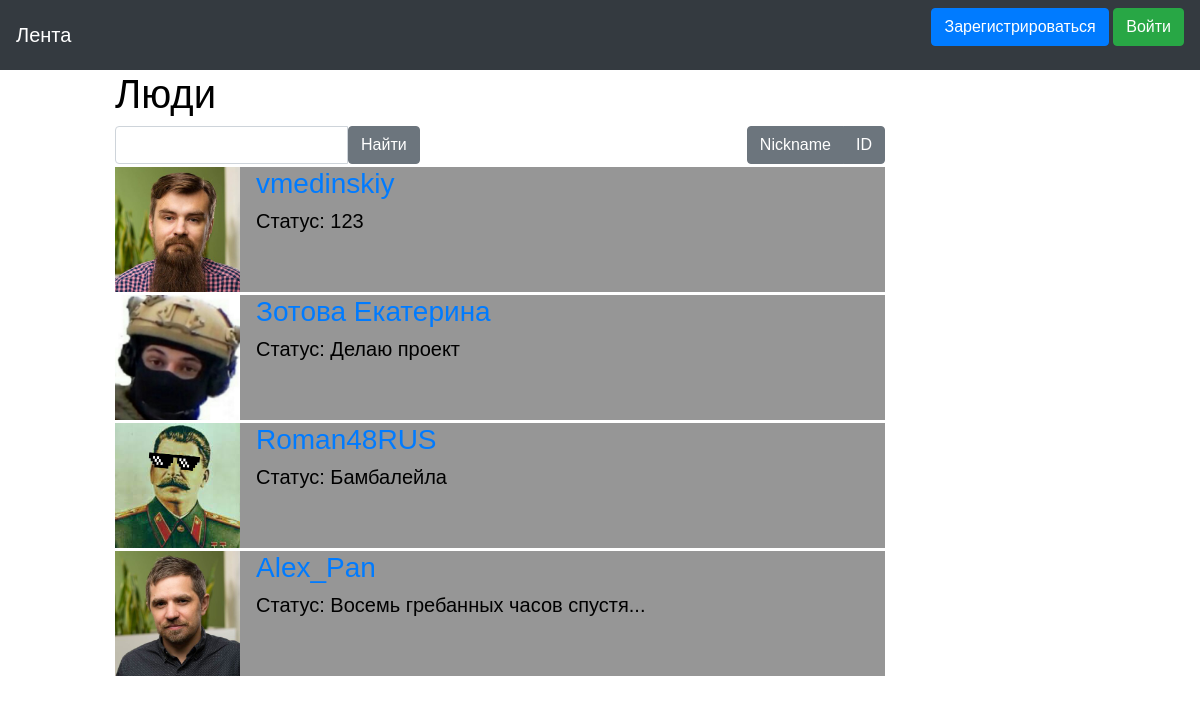
The app's page /people, older data.
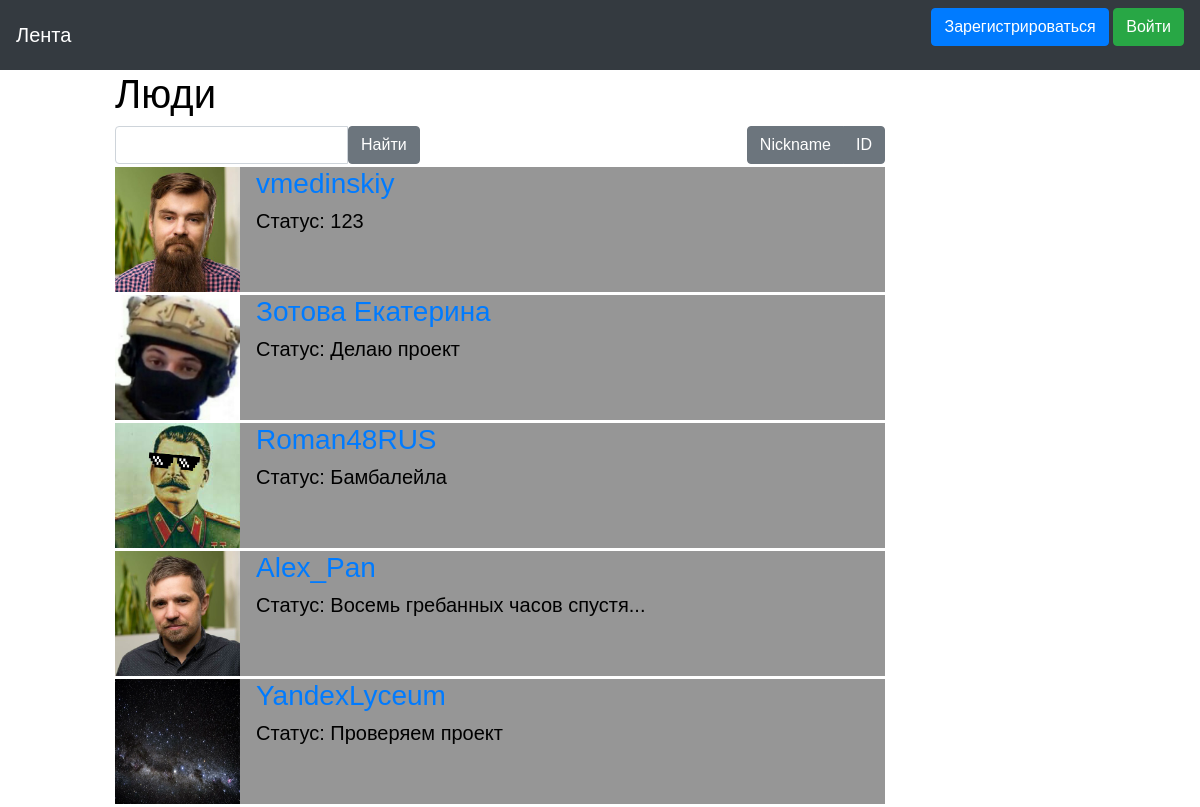
The same page, newer data.
### data/users.py (models this page shows, shortened)
class User(SqlAlchemyBase, UserMixin, SerializerMixin):
    __tablename__ = 'users'
    id = sqlalchemy.Column(sqlalchemy.Integer,
                           primary_key=True, autoincrement=True)
    name = sqlalchemy.Column(sqlalchemy.String, nullable=True)
    status = sqlalchemy.Column(sqlalchemy.String, nullable=True)
    email = sqlalchemy.Column(sqlalchemy.String,
                              index=True, unique=True, nullable=True)
    hashed_password = sqlalchemy.Column(sqlalchemy.String, nullable=True)
    created_date = sqlalchemy.Column(sqlalchemy.DateTime,
                                     default=datetime.datetime.now)
    friends = sqlalchemy.Column(sqlalchemy.String, nullable=True)
    avatar = sqlalchemy.Column(sqlalchemy.String,
                               default='/static/img/backgrounds/default.png')
    liked_news = sqlalchemy.Column(sqlalchemy.VARCHAR, nullable=True)
    liked_photos = sqlalchemy.Column(sqlalchemy.VARCHAR, nullable=True)
    background = sqlalchemy.Column(sqlalchemy.String, default='/static/img/backgrounds/default.png')
    theme = sqlalchemy.Column(sqlalchemy.Boolean, default=1)
    albums = sqlalchemy.Column(sqlalchemy.VARCHAR)

### main.py (the view)
@app.route("/people", methods=["GET", "POST"])
def get_people():
    form = UsersForm()
    js = url_for("static", filename="js/bs-custom-file-input.js")
    session = db_session.create_session()
    users = session.query(User)
    find_string = request.form.get("find_string")
    if form.validate_on_submit():
        if form.find_string.data:
            users = session.query(User).filter(User.name.like(f'%{find_string}%'))
        else:
            users = session.query(User)
    return render_template("people.html", form=form, users=users, title='Люди', base=get_base(),
                           js=js)

### main.py
class UsersForm(FlaskForm):
    find_string = StringField('Поиск людей')
    submit = SubmitField('Найти')

class BaseForm(FlaskForm):
    background = ""
    text_color = 'white'
    back = '#0a0a0a'
    back_color = '#646464'
    font_white = "white"
    js_for_files = ""

### data/db_session.py (called while the page is built)
def create_session() -> Session:
    global __factory
    return __factory()

### main.py (called while the page is built)
def get_base():
    base = BaseForm()
    if current_user.is_authenticated:
        base.background = current_user.background
        base.text_color = 'white' if not current_user.theme else 'black'
        base.back = '#0a0a0a' if not current_user.theme else '#f5f5f5'
        base.back_color = '#1e1e1e' if not current_user.theme else '#969696'
    else:
        base.background = ""
        base.text_color = 'black'
        base.back = '#0a0a0a'
        base.back_color = '#969696'
    base.js_for_files = url_for("static", filename="js/bs-custom-file-input.js")
    return base

### templates/people.html (shortened to what this page needs)
{% extends "base.html" %}
{% block content %}
<div class="col-8">
<h1>Люди</h1>
<div class="btn-toolbar justify-content-between" role="toolbar"
     aria-label="Toolbar with button groups">
    <form action="" method="post">
        <div class="input-group">
            {{ form.find_string(class="form-control") }}
            {{ form.submit(type="submit", class="btn btn-secondary") }}
        </div>
    </form>
    <div class="btn-group mp-3" role="group" aria-label="Third group">
        <button type="radio" class="btn btn-secondary checked">Nickname</button>
        <button type="radio" class="btn btn-secondary">ID</button>
    </div>
</div>
{% for item in users%}
<div class="col-100">
    <div class="block">
        <div class="media">
            <img src={{item.avatar}} class="align-self-start mr-3" alt={{item.name}} width="125"
                 height="125">
            <div class="media-body">
                <h3 class="mt-0"><a href="/profile/{{ item.id }}"> {{item.name}} </a></h3>
                <h5 class="mt-1">Статус: {{item.status}}</h5>
            </div>
        </div>
    </div>
</div>
{% endfor %}
</div>
{% endblock %}

### templates/base.html (shortened to what this page needs)
<!doctype html>
<html lang="en">
<head>
    <link rel="stylesheet"
          href="https://stackpath.bootstrapcdn.com/bootstrap/4.4.1/css/bootstrap.min.css"
>
</head>
<body>
<header>
    <nav class="navbar navbar-dark bg-dark">
        <a class="navbar-brand" href="/">Лента</a>
        {% if current_user.is_authenticated %}
        <a class="navbar-brand" href="/messages">Телеграф</a>
        <a class="navbar-brand" href="/neuro/meme">Нейросеть</a>
        <a class="navbar-brand" href="/people">Люди</a>
        <a class="navbar-brand" href="/profile/{{current_user.id}}">
            <img src={{current_user.avatar}}
                 width="50" height="50"
                 alt="PEP8" class="d-inline-block align-top"> {{current_user.name}}
        </a>
        {% else %}
        <p>
            <a class="btn btn-primary " href="/register">Зарегистрироваться</a>
            <a class="btn btn-success" href="/login">Войти</a>
        </p>
        {% endif %}
    </nav>
</header>
<main role="main" class="container-fluid">
    <div class="row">
        <div class="col-1"></div>
        {% block content %}{% endblock %}
    </div>
</main>
</body>
</html>

Row changes from the older to the newer data that the page shows:
added User: avatar (placeholder picture), name "YandexLyceum", status "Проверяем проект"
